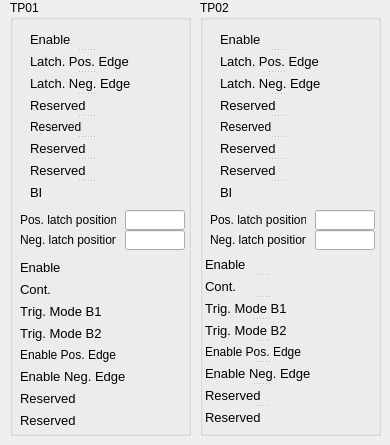
   <widget class="QWidget" name="tab_3">
    <attribute name="title">
     <string>TP</string>
    </attribute>
    <widget class="QGroupBox" name="groupBox_7">
     <property name="geometry">
      <rect>
       <x>200</x>
       <y>0</y>
       <width>181</width>
       <height>436</height>
      </rect>
     </property>
     <property name="title">
      <string>TP02</string>
     </property>
     <widget class="caByte" name="cabyte_7">
      <property name="geometry">
       <rect>
        <x>140</x>
        <y>30</y>
        <width>20</width>
        <height>171</height>
       </rect>
      </property>
      <property name="font">
       <font>
        <pointsize>9</pointsize>
       </font>
      </property>
      <property name="toolTip">
       <string>&lt;html&gt;&lt;head/&gt;&lt;body&gt;&lt;p&gt;&lt;span style=&quot; font-family:'sans-serif';&quot;&gt;Bit 0: Ready to switch on &lt;/span&gt;&lt;/p&gt;&lt;p&gt;&lt;span style=&quot; font-family:'sans-serif';&quot;&gt;Bit 1: Switched on &lt;/span&gt;&lt;/p&gt;&lt;p&gt;&lt;span style=&quot; font-family:'sans-serif';&quot;&gt;Bit 2: Operation enabled &lt;/span&gt;&lt;/p&gt;&lt;p&gt;&lt;span style=&quot; font-family:'sans-serif';&quot;&gt;Bit 3: Fault &lt;/span&gt;&lt;/p&gt;&lt;p&gt;&lt;span style=&quot; font-family:'sans-serif';&quot;&gt;Bit 4: reserved &lt;/span&gt;&lt;/p&gt;&lt;p&gt;&lt;span style=&quot; font-family:'sans-serif';&quot;&gt;Bit 5: Quick stop (inverse) &lt;/span&gt;&lt;/p&gt;&lt;p&gt;&lt;span style=&quot; font-family:'sans-serif';&quot;&gt;Bit 6: Switch on disabled &lt;/span&gt;&lt;/p&gt;&lt;p&gt;&lt;span style=&quot; font-family:'sans-serif';&quot;&gt;Bit 7: Warning &lt;/span&gt;&lt;/p&gt;&lt;p&gt;&lt;span style=&quot; font-family:'sans-serif';&quot;&gt;Bit 8 + 9: reserved &lt;/span&gt;&lt;/p&gt;&lt;p&gt;&lt;span style=&quot; font-family:'sans-serif';&quot;&gt;Bit 10: TxPDOToggle (selection/deselection via 0x8010:01) &lt;/span&gt;&lt;/p&gt;&lt;p&gt;&lt;span style=&quot; font-family:'sans-serif';&quot;&gt;Bit 11: Internal limit active &lt;/span&gt;&lt;/p&gt;&lt;p&gt;&lt;span style=&quot; font-family:'sans-serif';&quot;&gt;Bit 12: (Target value ignored) &lt;/span&gt;&lt;/p&gt;&lt;p&gt;&lt;span style=&quot; font-family:'sans-serif';&quot;&gt;Bit 13 - 15: reserved&lt;/span&gt;&lt;/p&gt;&lt;/body&gt;&lt;/html&gt;</string>
      </property>
      <property name="channel" stdset="0">
       <string notr="true">$(IOC):m$(MasterID)s$(SlaveID)-Tp02-Stat</string>
      </property>
      <property name="startBit">
       <number>8</number>
      </property>
      <property name="endBit">
       <number>15</number>
      </property>
     </widget>
     <widget class="QSplitter" name="splitter_5">
      <property name="geometry">
       <rect>
        <x>20</x>
        <y>30</y>
        <width>111</width>
        <height>171</height>
       </rect>
      </property>
      <property name="font">
       <font>
        <pointsize>7</pointsize>
       </font>
      </property>
      <property name="orientation">
       <enum>Qt::Vertical</enum>
      </property>
      <widget class="caLabel" name="calabel_82">
       <property name="sizePolicy">
        <sizepolicy hsizetype="Fixed" vsizetype="Fixed">
         <horstretch>0</horstretch>
         <verstretch>0</verstretch>
        </sizepolicy>
       </property>
       <property name="font">
        <font>
         <pointsize>10</pointsize>
         <kerning>false</kerning>
        </font>
       </property>
       <property name="text">
        <string>Enable</string>
       </property>
      </widget>
      <widget class="caLabel" name="calabel_83">
       <property name="sizePolicy">
        <sizepolicy hsizetype="Fixed" vsizetype="Fixed">
         <horstretch>0</horstretch>
         <verstretch>0</verstretch>
        </sizepolicy>
       </property>
       <property name="font">
        <font>
         <pointsize>10</pointsize>
         <kerning>false</kerning>
        </font>
       </property>
       <property name="text">
        <string>Latch. Pos. Edge</string>
       </property>
      </widget>
      <widget class="caLabel" name="calabel_84">
       <property name="sizePolicy">
        <sizepolicy hsizetype="Fixed" vsizetype="Fixed">
         <horstretch>0</horstretch>
         <verstretch>0</verstretch>
        </sizepolicy>
       </property>
       <property name="font">
        <font>
         <pointsize>10</pointsize>
         <kerning>false</kerning>
        </font>
       </property>
       <property name="text">
        <string>Latch. Neg. Edge</string>
       </property>
      </widget>
      <widget class="caLabel" name="calabel_85">
       <property name="sizePolicy">
        <sizepolicy hsizetype="Fixed" vsizetype="Fixed">
         <horstretch>0</horstretch>
         <verstretch>0</verstretch>
        </sizepolicy>
       </property>
       <property name="font">
        <font>
         <pointsize>10</pointsize>
         <kerning>false</kerning>
        </font>
       </property>
       <property name="text">
        <string>Reserved</string>
       </property>
      </widget>
      <widget class="caLabel" name="calabel_86">
       <property name="sizePolicy">
        <sizepolicy hsizetype="Fixed" vsizetype="Fixed">
         <horstretch>0</horstretch>
         <verstretch>0</verstretch>
        </sizepolicy>
       </property>
       <property name="font">
        <font>
         <pointsize>9</pointsize>
         <kerning>false</kerning>
        </font>
       </property>
       <property name="text">
        <string>Reserved</string>
       </property>
      </widget>
      <widget class="caLabel" name="calabel_87">
       <property name="sizePolicy">
        <sizepolicy hsizetype="Fixed" vsizetype="Fixed">
         <horstretch>0</horstretch>
         <verstretch>0</verstretch>
        </sizepolicy>
       </property>
       <property name="font">
        <font>
         <pointsize>10</pointsize>
         <kerning>false</kerning>
        </font>
       </property>
       <property name="text">
        <string>Reserved</string>
       </property>
      </widget>
      <widget class="caLabel" name="calabel_88">
       <property name="sizePolicy">
        <sizepolicy hsizetype="Fixed" vsizetype="Fixed">
         <horstretch>0</horstretch>
         <verstretch>0</verstretch>
        </sizepolicy>
       </property>
       <property name="font">
        <font>
         <pointsize>10</pointsize>
         <kerning>false</kerning>
        </font>
       </property>
       <property name="text">
        <string>Reserved</string>
       </property>
      </widget>
      <widget class="caLabel" name="calabel_89">
       <property name="sizePolicy">
        <sizepolicy hsizetype="Fixed" vsizetype="Fixed">
         <horstretch>0</horstretch>
         <verstretch>0</verstretch>
        </sizepolicy>
       </property>
       <property name="font">
        <font>
         <pointsize>10</pointsize>
         <kerning>false</kerning>
        </font>
       </property>
       <property name="text">
        <string>BI</string>
       </property>
      </widget>
     </widget>
     <widget class="caLabel" name="calabel_90">
      <property name="geometry">
       <rect>
        <x>10</x>
        <y>210</y>
        <width>96</width>
        <height>20</height>
       </rect>
      </property>
      <property name="sizePolicy">
       <sizepolicy hsizetype="Fixed" vsizetype="Fixed">
        <horstretch>0</horstretch>
        <verstretch>0</verstretch>
       </sizepolicy>
      </property>
      <property name="font">
       <font>
        <pointsize>9</pointsize>
       </font>
      </property>
      <property name="text">
       <string>Pos. latch position</string>
      </property>
     </widget>
     <widget class="caLineEdit" name="calineedit_11">
      <property name="geometry">
       <rect>
        <x>115</x>
        <y>210</y>
        <width>60</width>
        <height>20</height>
       </rect>
      </property>
      <property name="channel" stdset="0">
       <string notr="true">$(IOC):m$(MasterID)s$(SlaveID)-Tp02-PosLtchPosAct01</string>
      </property>
      <property name="background">
       <color alpha="0">
        <red>160</red>
        <green>160</green>
        <blue>164</blue>
       </color>
      </property>
      <property name="colorMode">
       <enum>caLineEdit::Static</enum>
      </property>
      <property name="precisionMode">
       <enum>caLineEdit::User</enum>
      </property>
     </widget>
     <widget class="caLabel" name="calabel_91">
      <property name="geometry">
       <rect>
        <x>10</x>
        <y>230</y>
        <width>96</width>
        <height>20</height>
       </rect>
      </property>
      <property name="sizePolicy">
       <sizepolicy hsizetype="Fixed" vsizetype="Fixed">
        <horstretch>0</horstretch>
        <verstretch>0</verstretch>
       </sizepolicy>
      </property>
      <property name="font">
       <font>
        <pointsize>9</pointsize>
       </font>
      </property>
      <property name="text">
       <string>Neg. latch position</string>
      </property>
     </widget>
     <widget class="caLineEdit" name="calineedit_12">
      <property name="geometry">
       <rect>
        <x>115</x>
        <y>230</y>
        <width>60</width>
        <height>20</height>
       </rect>
      </property>
      <property name="text">
       <string/>
      </property>
      <property name="channel" stdset="0">
       <string notr="true">$(IOC):m$(MasterID)s$(SlaveID)-Tp02-NegLtchPosAct01</string>
      </property>
      <property name="background">
       <color alpha="0">
        <red>160</red>
        <green>160</green>
        <blue>164</blue>
       </color>
      </property>
      <property name="colorMode">
       <enum>caLineEdit::Static</enum>
      </property>
      <property name="precisionMode">
       <enum>caLineEdit::User</enum>
      </property>
     </widget>
     <widget class="QSplitter" name="splitter_7">
      <property name="geometry">
       <rect>
        <x>5</x>
        <y>255</y>
        <width>111</width>
        <height>171</height>
       </rect>
      </property>
      <property name="font">
       <font>
        <pointsize>7</pointsize>
       </font>
      </property>
      <property name="orientation">
       <enum>Qt::Vertical</enum>
      </property>
      <widget class="caLabel" name="calabel_100">
       <property name="sizePolicy">
        <sizepolicy hsizetype="Fixed" vsizetype="Fixed">
         <horstretch>0</horstretch>
         <verstretch>0</verstretch>
        </sizepolicy>
       </property>
       <property name="font">
        <font>
         <pointsize>10</pointsize>
         <kerning>false</kerning>
        </font>
       </property>
       <property name="text">
        <string>Enable</string>
       </property>
      </widget>
      <widget class="caLabel" name="calabel_101">
       <property name="sizePolicy">
        <sizepolicy hsizetype="Fixed" vsizetype="Fixed">
         <horstretch>0</horstretch>
         <verstretch>0</verstretch>
        </sizepolicy>
       </property>
       <property name="font">
        <font>
         <pointsize>10</pointsize>
         <kerning>false</kerning>
        </font>
       </property>
       <property name="text">
        <string>Cont.</string>
       </property>
      </widget>
      <widget class="caLabel" name="calabel_102">
       <property name="sizePolicy">
        <sizepolicy hsizetype="Fixed" vsizetype="Fixed">
         <horstretch>0</horstretch>
         <verstretch>0</verstretch>
        </sizepolicy>
       </property>
       <property name="font">
        <font>
         <pointsize>10</pointsize>
         <kerning>false</kerning>
        </font>
       </property>
       <property name="text">
        <string>Trig. Mode B1</string>
       </property>
      </widget>
      <widget class="caLabel" name="calabel_103">
       <property name="sizePolicy">
        <sizepolicy hsizetype="Fixed" vsizetype="Fixed">
         <horstretch>0</horstretch>
         <verstretch>0</verstretch>
        </sizepolicy>
       </property>
       <property name="font">
        <font>
         <pointsize>10</pointsize>
         <kerning>false</kerning>
        </font>
       </property>
       <property name="text">
        <string>Trig. Mode B2</string>
       </property>
      </widget>
      <widget class="caLabel" name="calabel_104">
       <property name="sizePolicy">
        <sizepolicy hsizetype="Fixed" vsizetype="Fixed">
         <horstretch>0</horstretch>
         <verstretch>0</verstretch>
        </sizepolicy>
       </property>
       <property name="font">
        <font>
         <pointsize>9</pointsize>
         <kerning>false</kerning>
        </font>
       </property>
       <property name="text">
        <string>Enable Pos. Edge</string>
       </property>
      </widget>
      <widget class="caLabel" name="calabel_105">
       <property name="sizePolicy">
        <sizepolicy hsizetype="Fixed" vsizetype="Fixed">
         <horstretch>0</horstretch>
         <verstretch>0</verstretch>
        </sizepolicy>
       </property>
       <property name="font">
        <font>
         <pointsize>10</pointsize>
         <kerning>false</kerning>
        </font>
       </property>
       <property name="text">
        <string>Enable Neg. Edge</string>
       </property>
      </widget>
      <widget class="caLabel" name="calabel_106">
       <property name="sizePolicy">
        <sizepolicy hsizetype="Fixed" vsizetype="Fixed">
         <horstretch>0</horstretch>
         <verstretch>0</verstretch>
        </sizepolicy>
       </property>
       <property name="font">
        <font>
         <pointsize>10</pointsize>
         <kerning>false</kerning>
        </font>
       </property>
       <property name="text">
        <string>Reserved</string>
       </property>
      </widget>
      <widget class="caLabel" name="calabel_107">
       <property name="sizePolicy">
        <sizepolicy hsizetype="Fixed" vsizetype="Fixed">
         <horstretch>0</horstretch>
         <verstretch>0</verstretch>
        </sizepolicy>
       </property>
       <property name="font">
        <font>
         <pointsize>10</pointsize>
         <kerning>false</kerning>
        </font>
       </property>
       <property name="text">
        <string>Reserved</string>
       </property>
      </widget>
     </widget>
     <widget class="caByte" name="cabyte_9">
      <property name="geometry">
       <rect>
        <x>150</x>
        <y>255</y>
        <width>20</width>
        <height>171</height>
       </rect>
      </property>
      <property name="font">
       <font>
        <pointsize>9</pointsize>
       </font>
      </property>
      <property name="toolTip">
       <string>&lt;html&gt;&lt;head/&gt;&lt;body&gt;&lt;p&gt;&lt;span style=&quot; font-family:'sans-serif';&quot;&gt;Bit 0: Ready to switch on &lt;/span&gt;&lt;/p&gt;&lt;p&gt;&lt;span style=&quot; font-family:'sans-serif';&quot;&gt;Bit 1: Switched on &lt;/span&gt;&lt;/p&gt;&lt;p&gt;&lt;span style=&quot; font-family:'sans-serif';&quot;&gt;Bit 2: Operation enabled &lt;/span&gt;&lt;/p&gt;&lt;p&gt;&lt;span style=&quot; font-family:'sans-serif';&quot;&gt;Bit 3: Fault &lt;/span&gt;&lt;/p&gt;&lt;p&gt;&lt;span style=&quot; font-family:'sans-serif';&quot;&gt;Bit 4: reserved &lt;/span&gt;&lt;/p&gt;&lt;p&gt;&lt;span style=&quot; font-family:'sans-serif';&quot;&gt;Bit 5: Quick stop (inverse) &lt;/span&gt;&lt;/p&gt;&lt;p&gt;&lt;span style=&quot; font-family:'sans-serif';&quot;&gt;Bit 6: Switch on disabled &lt;/span&gt;&lt;/p&gt;&lt;p&gt;&lt;span style=&quot; font-family:'sans-serif';&quot;&gt;Bit 7: Warning &lt;/span&gt;&lt;/p&gt;&lt;p&gt;&lt;span style=&quot; font-family:'sans-serif';&quot;&gt;Bit 8 + 9: reserved &lt;/span&gt;&lt;/p&gt;&lt;p&gt;&lt;span style=&quot; font-family:'sans-serif';&quot;&gt;Bit 10: TxPDOToggle (selection/deselection via 0x8010:01) &lt;/span&gt;&lt;/p&gt;&lt;p&gt;&lt;span style=&quot; font-family:'sans-serif';&quot;&gt;Bit 11: Internal limit active &lt;/span&gt;&lt;/p&gt;&lt;p&gt;&lt;span style=&quot; font-family:'sans-serif';&quot;&gt;Bit 12: (Target value ignored) &lt;/span&gt;&lt;/p&gt;&lt;p&gt;&lt;span style=&quot; font-family:'sans-serif';&quot;&gt;Bit 13 - 15: reserved&lt;/span&gt;&lt;/p&gt;&lt;/body&gt;&lt;/html&gt;</string>
      </property>
      <property name="channel" stdset="0">
       <string notr="true">$(IOC):m$(MasterID)s$(SlaveID)-Tp02-Cmd-RB</string>
      </property>
      <property name="startBit">
       <number>8</number>
      </property>
      <property name="endBit">
       <number>15</number>
      </property>
     </widget>
     <widget class="caByteController" name="cabytecontroller_3">
      <property name="geometry">
       <rect>
        <x>125</x>
        <y>255</y>
        <width>20</width>
        <height>171</height>
       </rect>
      </property>
      <property name="channel" stdset="0">
       <string notr="true">$(IOC):m$(MasterID)s$(SlaveID)-Tp02-Cmd</string>
      </property>
      <property name="startBit">
       <number>8</number>
      </property>
      <property name="endBit">
       <number>15</number>
      </property>
     </widget>
    </widget>
    <widget class="QGroupBox" name="groupBox_6">
     <property name="geometry">
      <rect>
       <x>10</x>
       <y>0</y>
       <width>181</width>
       <height>436</height>
      </rect>
     </property>
     <property name="title">
      <string>TP01</string>
     </property>
     <widget class="caByte" name="cabyte_5">
      <property name="geometry">
       <rect>
        <x>140</x>
        <y>30</y>
        <width>20</width>
        <height>171</height>
       </rect>
      </property>
      <property name="font">
       <font>
        <pointsize>9</pointsize>
       </font>
      </property>
      <property name="toolTip">
       <string>&lt;html&gt;&lt;head/&gt;&lt;body&gt;&lt;p&gt;&lt;span style=&quot; font-family:'sans-serif';&quot;&gt;Bit 0: Ready to switch on &lt;/span&gt;&lt;/p&gt;&lt;p&gt;&lt;span style=&quot; font-family:'sans-serif';&quot;&gt;Bit 1: Switched on &lt;/span&gt;&lt;/p&gt;&lt;p&gt;&lt;span style=&quot; font-family:'sans-serif';&quot;&gt;Bit 2: Operation enabled &lt;/span&gt;&lt;/p&gt;&lt;p&gt;&lt;span style=&quot; font-family:'sans-serif';&quot;&gt;Bit 3: Fault &lt;/span&gt;&lt;/p&gt;&lt;p&gt;&lt;span style=&quot; font-family:'sans-serif';&quot;&gt;Bit 4: reserved &lt;/span&gt;&lt;/p&gt;&lt;p&gt;&lt;span style=&quot; font-family:'sans-serif';&quot;&gt;Bit 5: Quick stop (inverse) &lt;/span&gt;&lt;/p&gt;&lt;p&gt;&lt;span style=&quot; font-family:'sans-serif';&quot;&gt;Bit 6: Switch on disabled &lt;/span&gt;&lt;/p&gt;&lt;p&gt;&lt;span style=&quot; font-family:'sans-serif';&quot;&gt;Bit 7: Warning &lt;/span&gt;&lt;/p&gt;&lt;p&gt;&lt;span style=&quot; font-family:'sans-serif';&quot;&gt;Bit 8 + 9: reserved &lt;/span&gt;&lt;/p&gt;&lt;p&gt;&lt;span style=&quot; font-family:'sans-serif';&quot;&gt;Bit 10: TxPDOToggle (selection/deselection via 0x8010:01) &lt;/span&gt;&lt;/p&gt;&lt;p&gt;&lt;span style=&quot; font-family:'sans-serif';&quot;&gt;Bit 11: Internal limit active &lt;/span&gt;&lt;/p&gt;&lt;p&gt;&lt;span style=&quot; font-family:'sans-serif';&quot;&gt;Bit 12: (Target value ignored) &lt;/span&gt;&lt;/p&gt;&lt;p&gt;&lt;span style=&quot; font-family:'sans-serif';&quot;&gt;Bit 13 - 15: reserved&lt;/span&gt;&lt;/p&gt;&lt;/body&gt;&lt;/html&gt;</string>
      </property>
      <property name="channel" stdset="0">
       <string notr="true">$(IOC):m$(MasterID)s$(SlaveID)-Tp01-Stat</string>
      </property>
      <property name="endBit">
       <number>7</number>
      </property>
     </widget>
     <widget class="QSplitter" name="splitter_3">
      <property name="geometry">
       <rect>
        <x>20</x>
        <y>30</y>
        <width>111</width>
        <height>171</height>
       </rect>
      </property>
      <property name="font">
       <font>
        <pointsize>7</pointsize>
       </font>
      </property>
      <property name="orientation">
       <enum>Qt::Vertical</enum>
      </property>
      <widget class="caLabel" name="calabel_45">
       <property name="sizePolicy">
        <sizepolicy hsizetype="Fixed" vsizetype="Fixed">
         <horstretch>0</horstretch>
         <verstretch>0</verstretch>
        </sizepolicy>
       </property>
       <property name="font">
        <font>
         <pointsize>10</pointsize>
         <kerning>false</kerning>
        </font>
       </property>
       <property name="text">
        <string>Enable</string>
       </property>
      </widget>
      <widget class="caLabel" name="calabel_54">
       <property name="sizePolicy">
        <sizepolicy hsizetype="Fixed" vsizetype="Fixed">
         <horstretch>0</horstretch>
         <verstretch>0</verstretch>
        </sizepolicy>
       </property>
       <property name="font">
        <font>
         <pointsize>10</pointsize>
         <kerning>false</kerning>
        </font>
       </property>
       <property name="text">
        <string>Latch. Pos. Edge</string>
       </property>
      </widget>
      <widget class="caLabel" name="calabel_55">
       <property name="sizePolicy">
        <sizepolicy hsizetype="Fixed" vsizetype="Fixed">
         <horstretch>0</horstretch>
         <verstretch>0</verstretch>
        </sizepolicy>
       </property>
       <property name="font">
        <font>
         <pointsize>10</pointsize>
         <kerning>false</kerning>
        </font>
       </property>
       <property name="text">
        <string>Latch. Neg. Edge</string>
       </property>
      </widget>
      <widget class="caLabel" name="calabel_56">
       <property name="sizePolicy">
        <sizepolicy hsizetype="Fixed" vsizetype="Fixed">
         <horstretch>0</horstretch>
         <verstretch>0</verstretch>
        </sizepolicy>
       </property>
       <property name="font">
        <font>
         <pointsize>10</pointsize>
         <kerning>false</kerning>
        </font>
       </property>
       <property name="text">
        <string>Reserved</string>
       </property>
      </widget>
      <widget class="caLabel" name="calabel_57">
       <property name="sizePolicy">
        <sizepolicy hsizetype="Fixed" vsizetype="Fixed">
         <horstretch>0</horstretch>
         <verstretch>0</verstretch>
        </sizepolicy>
       </property>
       <property name="font">
        <font>
         <pointsize>9</pointsize>
         <kerning>false</kerning>
        </font>
       </property>
       <property name="text">
        <string>Reserved</string>
       </property>
      </widget>
      <widget class="caLabel" name="calabel_58">
       <property name="sizePolicy">
        <sizepolicy hsizetype="Fixed" vsizetype="Fixed">
         <horstretch>0</horstretch>
         <verstretch>0</verstretch>
        </sizepolicy>
       </property>
       <property name="font">
        <font>
         <pointsize>10</pointsize>
         <kerning>false</kerning>
        </font>
       </property>
       <property name="text">
        <string>Reserved</string>
       </property>
      </widget>
      <widget class="caLabel" name="calabel_59">
       <property name="sizePolicy">
        <sizepolicy hsizetype="Fixed" vsizetype="Fixed">
         <horstretch>0</horstretch>
         <verstretch>0</verstretch>
        </sizepolicy>
       </property>
       <property name="font">
        <font>
         <pointsize>10</pointsize>
         <kerning>false</kerning>
        </font>
       </property>
       <property name="text">
        <string>Reserved</string>
       </property>
      </widget>
      <widget class="caLabel" name="calabel_60">
       <property name="sizePolicy">
        <sizepolicy hsizetype="Fixed" vsizetype="Fixed">
         <horstretch>0</horstretch>
         <verstretch>0</verstretch>
        </sizepolicy>
       </property>
       <property name="font">
        <font>
         <pointsize>10</pointsize>
         <kerning>false</kerning>
        </font>
       </property>
       <property name="text">
        <string>BI</string>
       </property>
      </widget>
     </widget>
     <widget class="caLabel" name="calabel_12">
      <property name="geometry">
       <rect>
        <x>10</x>
        <y>210</y>
        <width>96</width>
        <height>20</height>
       </rect>
      </property>
      <property name="sizePolicy">
       <sizepolicy hsizetype="Fixed" vsizetype="Fixed">
        <horstretch>0</horstretch>
        <verstretch>0</verstretch>
       </sizepolicy>
      </property>
      <property name="font">
       <font>
        <pointsize>9</pointsize>
       </font>
      </property>
      <property name="text">
       <string>Pos. latch position</string>
      </property>
     </widget>
     <widget class="caLineEdit" name="calineedit_4">
      <property name="geometry">
       <rect>
        <x>115</x>
        <y>210</y>
        <width>60</width>
        <height>20</height>
       </rect>
      </property>
      <property name="channel" stdset="0">
       <string notr="true">$(IOC):m$(MasterID)s$(SlaveID)-Tp01-PosLtchPosAct01</string>
      </property>
      <property name="background">
       <color alpha="0">
        <red>160</red>
        <green>160</green>
        <blue>164</blue>
       </color>
      </property>
      <property name="colorMode">
       <enum>caLineEdit::Static</enum>
      </property>
      <property name="precisionMode">
       <enum>caLineEdit::User</enum>
      </property>
     </widget>
     <widget class="caLabel" name="calabel_61">
      <property name="geometry">
       <rect>
        <x>10</x>
        <y>230</y>
        <width>96</width>
        <height>20</height>
       </rect>
      </property>
      <property name="sizePolicy">
       <sizepolicy hsizetype="Fixed" vsizetype="Fixed">
        <horstretch>0</horstretch>
        <verstretch>0</verstretch>
       </sizepolicy>
      </property>
      <property name="font">
       <font>
        <pointsize>9</pointsize>
       </font>
      </property>
      <property name="text">
       <string>Neg. latch position</string>
      </property>
     </widget>
     <widget class="caLineEdit" name="calineedit_6">
      <property name="geometry">
       <rect>
        <x>115</x>
        <y>230</y>
        <width>60</width>
        <height>20</height>
       </rect>
      </property>
      <property name="text">
       <string/>
      </property>
      <property name="channel" stdset="0">
       <string notr="true">$(IOC):m$(MasterID)s$(SlaveID)-Tp01-NegLtchPosAct01</string>
      </property>
      <property name="background">
       <color alpha="0">
        <red>160</red>
        <green>160</green>
        <blue>164</blue>
       </color>
      </property>
      <property name="colorMode">
       <enum>caLineEdit::Static</enum>
      </property>
      <property name="precisionMode">
       <enum>caLineEdit::User</enum>
      </property>
     </widget>
     <widget class="caByte" name="cabyte_8">
      <property name="geometry">
       <rect>
        <x>155</x>
        <y>260</y>
        <width>20</width>
        <height>171</height>
       </rect>
      </property>
      <property name="font">
       <font>
        <pointsize>9</pointsize>
       </font>
      </property>
      <property name="toolTip">
       <string>&lt;html&gt;&lt;head/&gt;&lt;body&gt;&lt;p&gt;&lt;span style=&quot; font-family:'sans-serif';&quot;&gt;Bit 0: Ready to switch on &lt;/span&gt;&lt;/p&gt;&lt;p&gt;&lt;span style=&quot; font-family:'sans-serif';&quot;&gt;Bit 1: Switched on &lt;/span&gt;&lt;/p&gt;&lt;p&gt;&lt;span style=&quot; font-family:'sans-serif';&quot;&gt;Bit 2: Operation enabled &lt;/span&gt;&lt;/p&gt;&lt;p&gt;&lt;span style=&quot; font-family:'sans-serif';&quot;&gt;Bit 3: Fault &lt;/span&gt;&lt;/p&gt;&lt;p&gt;&lt;span style=&quot; font-family:'sans-serif';&quot;&gt;Bit 4: reserved &lt;/span&gt;&lt;/p&gt;&lt;p&gt;&lt;span style=&quot; font-family:'sans-serif';&quot;&gt;Bit 5: Quick stop (inverse) &lt;/span&gt;&lt;/p&gt;&lt;p&gt;&lt;span style=&quot; font-family:'sans-serif';&quot;&gt;Bit 6: Switch on disabled &lt;/span&gt;&lt;/p&gt;&lt;p&gt;&lt;span style=&quot; font-family:'sans-serif';&quot;&gt;Bit 7: Warning &lt;/span&gt;&lt;/p&gt;&lt;p&gt;&lt;span style=&quot; font-family:'sans-serif';&quot;&gt;Bit 8 + 9: reserved &lt;/span&gt;&lt;/p&gt;&lt;p&gt;&lt;span style=&quot; font-family:'sans-serif';&quot;&gt;Bit 10: TxPDOToggle (selection/deselection via 0x8010:01) &lt;/span&gt;&lt;/p&gt;&lt;p&gt;&lt;span style=&quot; font-family:'sans-serif';&quot;&gt;Bit 11: Internal limit active &lt;/span&gt;&lt;/p&gt;&lt;p&gt;&lt;span style=&quot; font-family:'sans-serif';&quot;&gt;Bit 12: (Target value ignored) &lt;/span&gt;&lt;/p&gt;&lt;p&gt;&lt;span style=&quot; font-family:'sans-serif';&quot;&gt;Bit 13 - 15: reserved&lt;/span&gt;&lt;/p&gt;&lt;/body&gt;&lt;/html&gt;</string>
      </property>
      <property name="channel" stdset="0">
       <string notr="true">$(IOC):m$(MasterID)s$(SlaveID)-Tp01-Cmd-RB</string>
      </property>
      <property name="endBit">
       <number>7</number>
      </property>
     </widget>
     <widget class="caByteController" name="cabytecontroller_2">
      <property name="geometry">
       <rect>
        <x>130</x>
        <y>260</y>
        <width>20</width>
        <height>171</height>
       </rect>
      </property>
      <property name="channel" stdset="0">
       <string notr="true">$(IOC):m$(MasterID)s$(SlaveID)-Tp01-Cmd</string>
      </property>
      <property name="endBit">
       <number>7</number>
      </property>
     </widget>
     <widget class="caLabel" name="calabel_108">
      <property name="geometry">
       <rect>
        <x>10</x>
        <y>324</y>
        <width>111</width>
        <height>18</height>
       </rect>
      </property>
      <property name="sizePolicy">
       <sizepolicy hsizetype="Fixed" vsizetype="Fixed">
        <horstretch>0</horstretch>
        <verstretch>0</verstretch>
       </sizepolicy>
      </property>
      <property name="font">
       <font>
        <pointsize>10</pointsize>
        <kerning>false</kerning>
       </font>
      </property>
      <property name="text">
       <string>Trig. Mode B2</string>
      </property>
     </widget>
     <widget class="caLabel" name="calabel_109">
      <property name="geometry">
       <rect>
        <x>10</x>
        <y>258</y>
        <width>111</width>
        <height>18</height>
       </rect>
      </property>
      <property name="sizePolicy">
       <sizepolicy hsizetype="Fixed" vsizetype="Fixed">
        <horstretch>0</horstretch>
        <verstretch>0</verstretch>
       </sizepolicy>
      </property>
      <property name="font">
       <font>
        <pointsize>10</pointsize>
        <kerning>false</kerning>
       </font>
      </property>
      <property name="text">
       <string>Enable</string>
      </property>
     </widget>
     <widget class="caLabel" name="calabel_110">
      <property name="geometry">
       <rect>
        <x>10</x>
        <y>346</y>
        <width>111</width>
        <height>17</height>
       </rect>
      </property>
      <property name="sizePolicy">
       <sizepolicy hsizetype="Fixed" vsizetype="Fixed">
        <horstretch>0</horstretch>
        <verstretch>0</verstretch>
       </sizepolicy>
      </property>
      <property name="font">
       <font>
        <pointsize>9</pointsize>
        <kerning>false</kerning>
       </font>
      </property>
      <property name="text">
       <string>Enable Pos. Edge</string>
      </property>
     </widget>
     <widget class="caLabel" name="calabel_111">
      <property name="geometry">
       <rect>
        <x>10</x>
        <y>389</y>
        <width>111</width>
        <height>18</height>
       </rect>
      </property>
      <property name="sizePolicy">
       <sizepolicy hsizetype="Fixed" vsizetype="Fixed">
        <horstretch>0</horstretch>
        <verstretch>0</verstretch>
       </sizepolicy>
      </property>
      <property name="font">
       <font>
        <pointsize>10</pointsize>
        <kerning>false</kerning>
       </font>
      </property>
      <property name="text">
       <string>Reserved</string>
      </property>
     </widget>
     <widget class="caLabel" name="calabel_112">
      <property name="geometry">
       <rect>
        <x>10</x>
        <y>302</y>
        <width>111</width>
        <height>18</height>
       </rect>
      </property>
      <property name="sizePolicy">
       <sizepolicy hsizetype="Fixed" vsizetype="Fixed">
        <horstretch>0</horstretch>
        <verstretch>0</verstretch>
       </sizepolicy>
      </property>
      <property name="font">
       <font>
        <pointsize>10</pointsize>
        <kerning>false</kerning>
       </font>
      </property>
      <property name="text">
       <string>Trig. Mode B1</string>
      </property>
     </widget>
     <widget class="caLabel" name="calabel_113">
      <property name="geometry">
       <rect>
        <x>10</x>
        <y>367</y>
        <width>111</width>
        <height>18</height>
       </rect>
      </property>
      <property name="sizePolicy">
       <sizepolicy hsizetype="Fixed" vsizetype="Fixed">
        <horstretch>0</horstretch>
        <verstretch>0</verstretch>
       </sizepolicy>
      </property>
      <property name="font">
       <font>
        <pointsize>10</pointsize>
        <kerning>false</kerning>
       </font>
      </property>
      <property name="text">
       <string>Enable Neg. Edge</string>
      </property>
     </widget>
     <widget class="caLabel" name="calabel_114">
      <property name="geometry">
       <rect>
        <x>10</x>
        <y>411</y>
        <width>111</width>
        <height>18</height>
       </rect>
      </property>
      <property name="sizePolicy">
       <sizepolicy hsizetype="Fixed" vsizetype="Fixed">
        <horstretch>0</horstretch>
        <verstretch>0</verstretch>
       </sizepolicy>
      </property>
      <property name="font">
       <font>
        <pointsize>10</pointsize>
        <kerning>false</kerning>
       </font>
      </property>
      <property name="text">
       <string>Reserved</string>
      </property>
     </widget>
     <widget class="caLabel" name="calabel_115">
      <property name="geometry">
       <rect>
        <x>10</x>
        <y>280</y>
        <width>111</width>
        <height>18</height>
       </rect>
      </property>
      <property name="sizePolicy">
       <sizepolicy hsizetype="Fixed" vsizetype="Fixed">
        <horstretch>0</horstretch>
        <verstretch>0</verstretch>
       </sizepolicy>
      </property>
      <property name="font">
       <font>
        <pointsize>10</pointsize>
        <kerning>false</kerning>
       </font>
      </property>
      <property name="text">
       <string>Cont.</string>
      </property>
     </widget>
    </widget>
   </widget>
